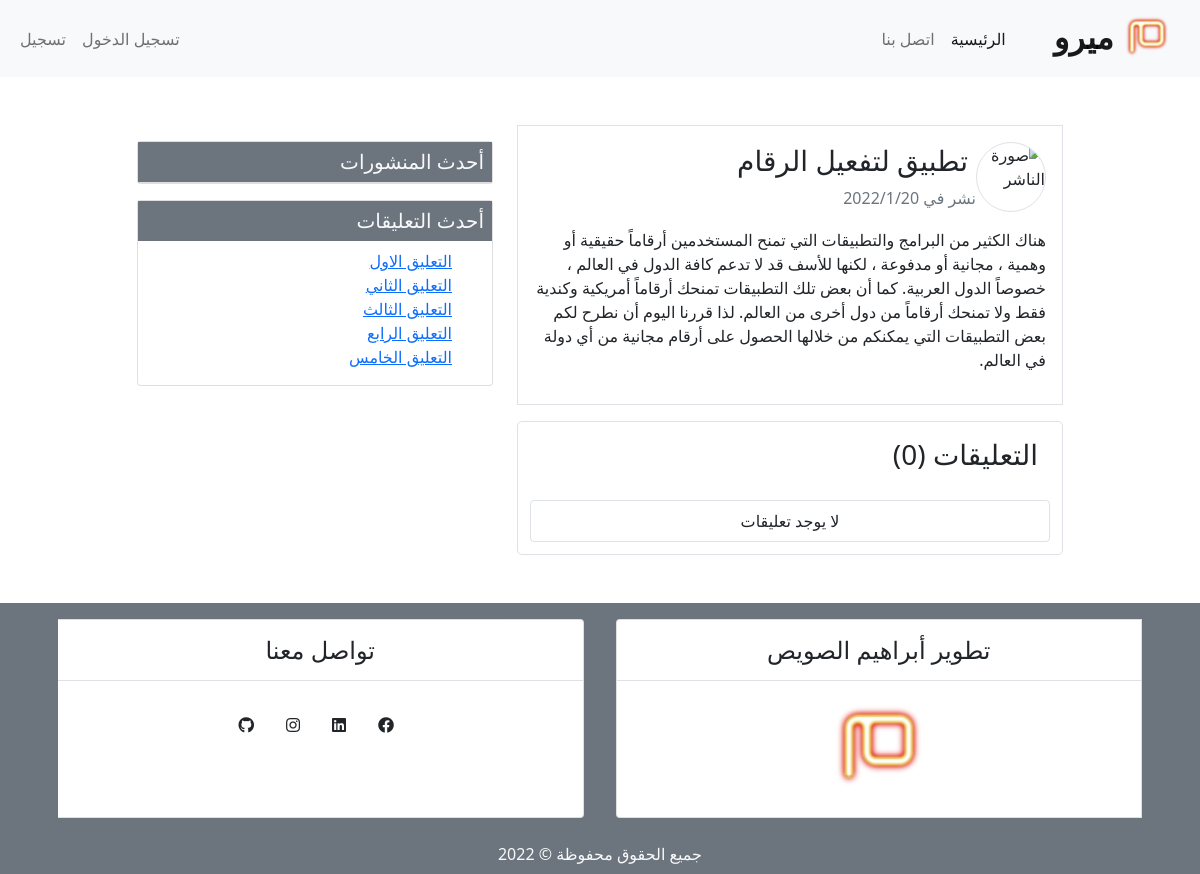
The page /detail/3/ on the database as committed earlier.
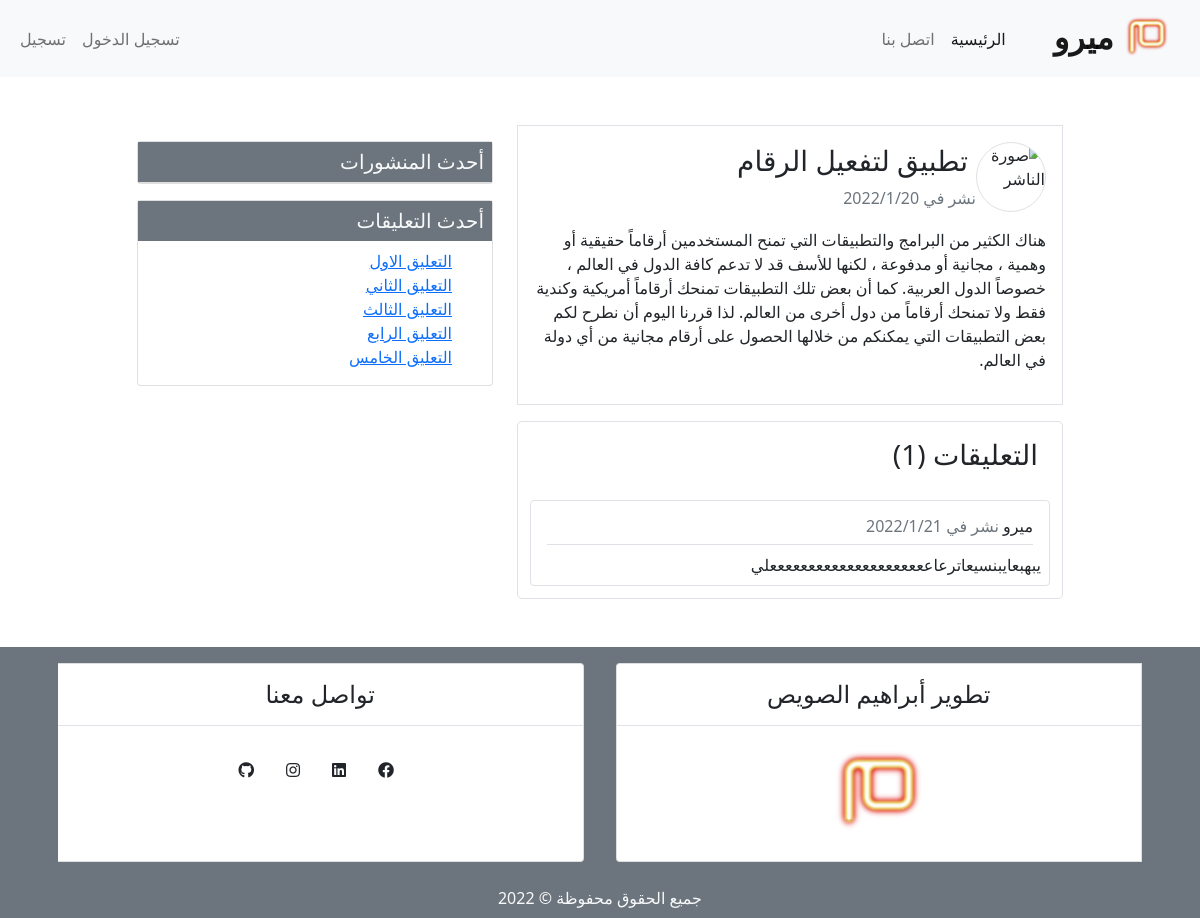
The same page on the database as committed later.
### blog/models.py (models this page shows, shortened)
class Post (models.Model):
    title  = models.CharField( max_length=100)
    content = models.TextField()
    post_date = models.DateTimeField(default=datetime.now)
    post_update = models.DateTimeField(auto_now=True)
    author = models.ForeignKey(User,on_delete=models.CASCADE)
    def __str__(self):
        return str(self.title)
    class Meta:
        ordering = ("-post_date", )

class Comment(models.Model):
    name = models.CharField(max_length=50)
    content_comment = models.TextField(max_length=500)
    comment_date = models.DateTimeField(default=datetime.now)
    post = models.ForeignKey(Post,on_delete=models.CASCADE,related_name='comments')

### blog/views.py (the view)
# urls.py: path("detail/<int:post_id>/",views.detail_post,name='detail')
def detail_post(request,post_id):
    post = get_object_or_404(Post,pk=post_id)
    comments = post.comments.all()
    context ={
        'title_page':post,
        'post':post,
        'comments':comments
    }
    return render(request,"blog/detail.html",context)

### template/blog/detail.html
{% extends 'base.html' %} {% block content %}
<div class="border p-3 mb-3">
  <div class="d-flex align-items-center">
    <img
      class="img-fluid rounded-circle border"
      style="width: 70px; height: 70px"
      src="https://yt3.ggpht.com/ytc/AKedOLTHKPaCC8X70K4JHAeg_05JFL98z_wbnAPzWrgKIg=s88-c-k-c0x00ffffff-no-rj"
      alt="صورة الناشر"
    />
    <div>
      <h3 class="mx-2">{{post.title}}</h3>
      <span class="text-secondary">نشر في{{ post.post_date|date:' o/n/j ' }}</span>
    </div>
  </div>
  <div class="post-content my-3">
    <p>{{post.content}}</p>
  </div>
</div>
<div class='box-comments border p-2 rounded-3'>
  <div class='d-flex align-items-center'>
      <h3 class="mx-2  mb-3 p-2"> التعليقات ({{comments.count}})</h3>
  </div>
      {% for comment in comments  %}
      <div class='comments border rounded p-2 m-1 '>
        <h6 class="mx-2 border-bottom py-2">{{ comment.name}}  <span class="text-secondary">نشر في {{ comment.comment_date|date:' o/n/j ' }}</span></h6>
          <p class='m-0'>
            {{comment.content_comment}}
          </p>
      </div>
      {% empty %}
            <div class='comments border rounded p-2 m-1 text-center'>لا يوجد تعليقات </div>
      {% endfor %}
</div>
{% endblock content %}

### template/base.html (shortened to what this page needs)
{% load static %}
<!DOCTYPE html>
<html lang="ar">
<head>
    <link rel="stylesheet" href="{% static 'css/all.min.css' %}">
    <link rel="stylesheet" href="{% static 'css/main.css' %}">
    <link rel="stylesheet" href="{% static 'css/bootstrap.min.css' %}">
</head>
<body>
  <header>
    <nav class="navbar navbar-expand-sm navbar-light bg-light">
    <div class="container-fluid">
      <a class="navbar-brand fs-2" style='font-weight: bold;' href="#">
        <img src='{% static "images/mim-logo.png" %}' width='50px'/>
        ميرو
      </a>
      <div class="collapse navbar-collapse" id="navbarSupportedContent">
        <ul class="navbar-nav  mb-lg-0">
          <li class="nav-item">
            <a class="nav-link active" aria-current="page" href="{% url 'home' %}">الرئيسية</a>
          </li>
          <li class="nav-item">
            <a class="nav-link" href="{% url 'about' %}">اتصل بنا</a>
          </li>
        </ul>
        <ul class="navbar-nav me-auto mb-2 mb-lg-0">
          <li class="nav-item"><a class="nav-link" aria-current="page" href="#">تسجيل الدخول </a></li>
          <li class="nav-item"><a class="nav-link" href="#">تسجيل</a></li>
        </ul>
      </div>
    </div>
    </nav>
  </header>
  <section>
    <div class="container">
      <div class="row  my-5   justify-content-center">
        <div class="col-md-6">
            {% block content  %}
            {% endblock content  %}
        </div>
        <div class="col-md-4">
          <div class="card my-3">
            <h5 class="p-2 bg-secondary text-light mb-0">أحدث المنشورات</h5>
            {% include './latest_posts.html' %}
          </div>
          <div class="card my-3">
            <h5 class="p-2 bg-secondary text-light">أحدث التعليقات</h5>
            <ul>
              <li><a href="#">التعليق الاول </a></li>
              <li><a href="#">التعليق الثاني </a></li>
              <li><a href="#">التعليق الثالث </a></li>
              <li><a href="#">التعليق الرابع </a></li>
              <li><a href="#">التعليق الخامس </a></li>
            </ul>
          </div>
        </div>
      </div>
    </div>
  </section>
  <footer class="bg-secondary ">
    <div class="container">
      <div class="row">
        <div class="card-group">
          <div class="card m-3">
            <h4 class="text-center card-title border-bottom   p-3">
              تطوير أبراهيم الصويص <br>
            </h4>
            <div class="card-body text-center">
                <img src='{% static "images/mim-logo.png" %}' width='100px'/>
            </div>
          </div>
          <div class="card  m-3">
            <h4 class="text-center card-title border-bottom   p-3">
              تواصل معنا
            </h4>
            <div class="card-body text-center">
              <ul class="social d-flex     justify-content-center ">
                  <li class='list-group-item ' style='border:none;' class="px-3 fs-4 text-dark"><a class='text-dark' href="https://www.facebook.com/profile.php?id=100029489345584" target="_blank " class="facebook"><i class="fab fa-facebook"></i></a></li>
                  <li class='list-group-item ' style='border:none;' class="px-3 fs-4 text-dark"><a class='text-dark' href="#" target="_blank " class="linkedin"><i class="fab fa-linkedin"></i></a></li>
                  <li class='list-group-item ' style='border:none;' class="px-3 fs-4 text-dark"><a class='text-dark' href="https://www.instagram.com/miro.syr.2003/" target="_blank " class="instagram"><i class="fab fa-instagram"></i></a></li>
                  <li class='list-group-item ' style='border:none;' class="px-3 fs-4 text-dark"><a class='text-dark' href="https://github.com/ibrahimalsweis" target="_blank " class="github"><i class="fab fa-github"></i></a></li>
                </ul>
            </div>
          </div>
        </div>
      </div>
      <div class="row">
        <div class="col text-center text-light  p-2"><span>جميع الحقوق محفوظة &copy; 2022</span>
</div>
      </div>
    </div>
  </footer>
</body>
</html>

### template/latest_posts.html (shortened to what this page needs)
<ul class="list-group p-0">
</ul>

### mySite/static/css/main.css (style rules this page uses)
html ,body { direction: rtl; text-align: right; }
* { list-style: none!important; }
.box-comments { border: 1px solid #dee2e6!important; padding: 10px; border-radius: 6px; }

Rows that differ between the two databases and show on the page:
computed for Post "تطبيق لتفعيل الرقام": count "0" → "1"
added Comment: name "ميرو", comment_date "2022/1/21", content_comment "يبهبعايبنسيعاترعاعععععععععععععععععععععلي"
Other text that changed with them:
text no longer shown: "لا يوجد تعليقات"
